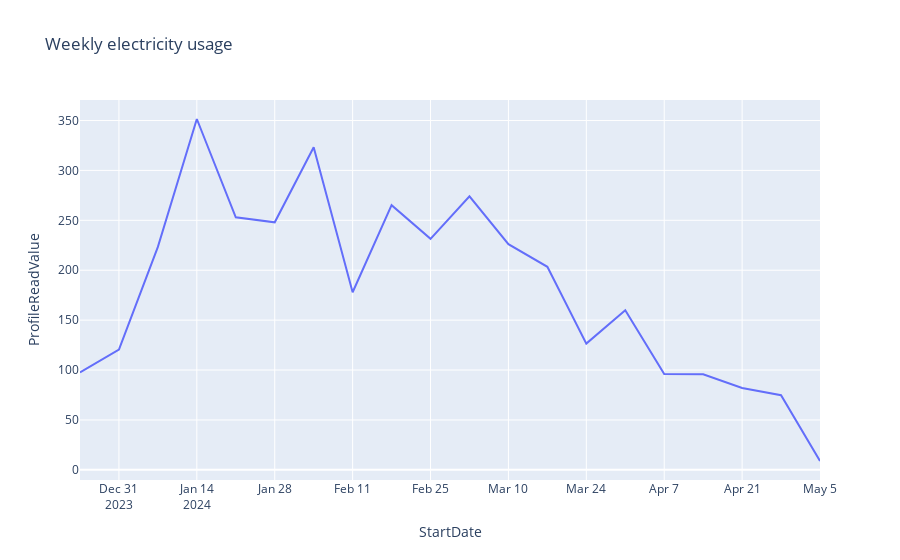

Source (notebook cell):
### Code cell
#| echo: false

fig = px.line(weekly_aggregated, x=weekly_aggregated.index, y="ProfileReadValue", title="Weekly electricity usage")
fig.show()

### Figure 1 — Plotly figure (JSON) as saved in the notebook; plotly's stock layout.template omitted (floating-point values rounded to 4 significant figures)
{"data": [{"hovertemplate": "StartDate=%{x}<br>ProfileReadValue=%{y}<extra></extra>", "legendgroup": "", "line": {"color": "#636efa", "dash": "solid"}, "marker": {"symbol": "circle"}, "mode": "lines", "name": "", "orientation": "v", "showlegend": false, "type": "scatter", "x": ["2023-12-24T00:00:00", "2023-12-31T00:00:00", "2024-01-07T00:00:00", "2024-01-14T00:00:00", "2024-01-21T00:00:00", "2024-01-28T00:00:00", "2024-02-04T00:00:00", "2024-02-11T00:00:00", "2024-02-18T00:00:00", "2024-02-25T00:00:00", "2024-03-03T00:00:00", "2024-03-10T00:00:00", "2024-03-17T00:00:00", "2024-03-24T00:00:00", "2024-03-31T00:00:00", "2024-04-07T00:00:00", "2024-04-14T00:00:00", "2024-04-21T00:00:00", "2024-04-28T00:00:00", "2024-05-05T00:00:00"], "xaxis": "x", "y": [97.53, 120.5, 223.4, 351.5, 253.0, 248.0, 323.2, 177.9, 265.1, 231.4, 274.0, 226.1, 203.5, 126.5, 159.9, 96.09, 95.81, 82.03, 74.78, 8.878], "yaxis": "y"}], "layout": {"legend": {"tracegroupgap": 0}, "title": {"text": "Weekly electricity usage"}, "xaxis": {"anchor": "y", "domain": [0, 1], "title": {"text": "StartDate"}}, "yaxis": {"anchor": "x", "domain": [0, 1], "title": {"text": "ProfileReadValue"}}}}
